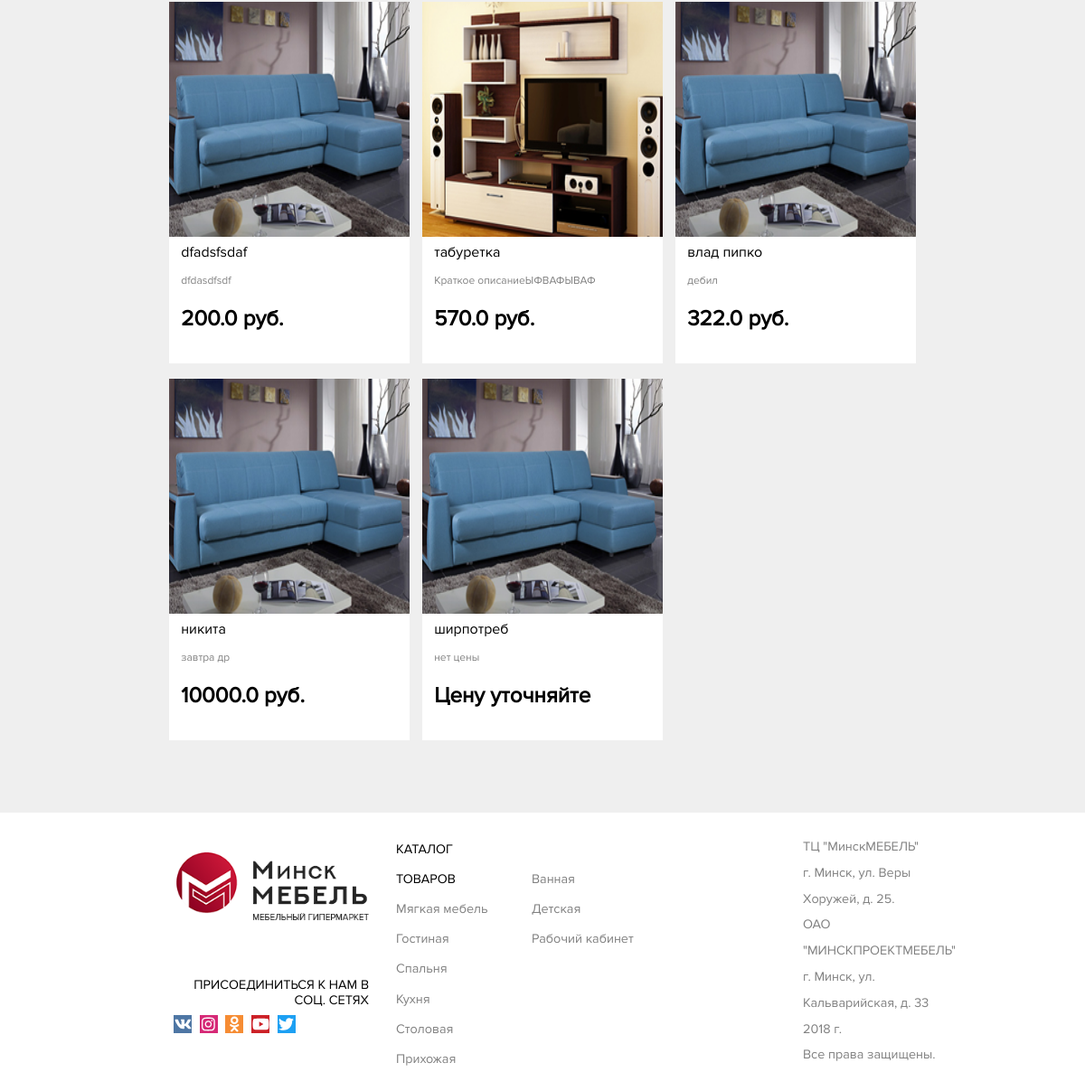
Page /shops/1/ (lower part) on the earlier database version.
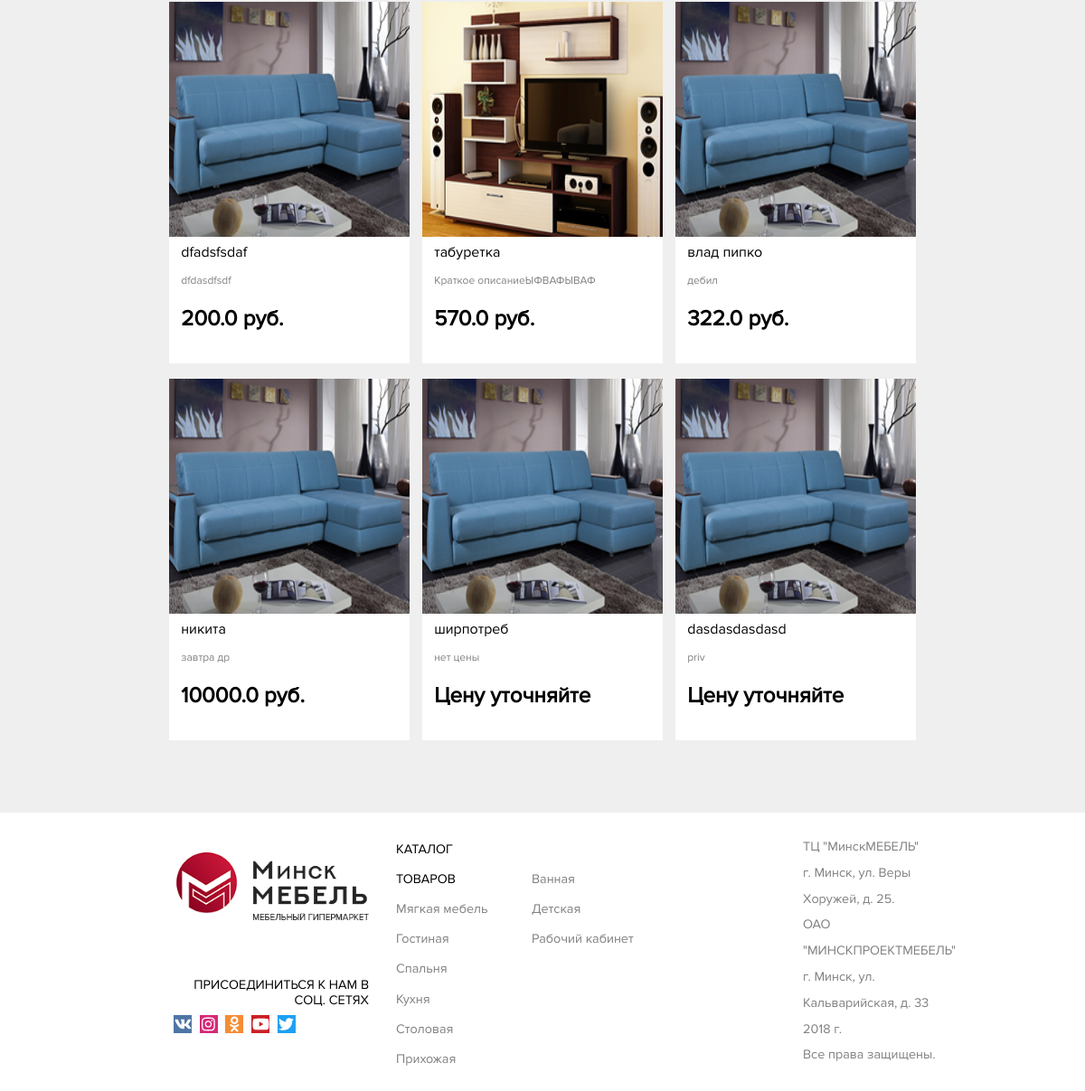
Same page on the later database version.
### catalog/models.py (models this page shows, shortened)
class ShopItem(models.Model):
    categoryTemplate = (
        ('1', 'Мягкая мебель'),
        ('2', 'Гостиная'),
        ('3', 'Спальня'),
        ('4', 'Кухня'),
        ('5', 'Столовая'),
        ('6', 'Прихожая'),
        ('7', 'Ванная'),
        ('8', 'Детская'),
        ('9', 'Рабочий кабинет'),
    )
    title = models.CharField("Название товара",max_length=40)
    subtitle = models.CharField("Краткое описание",max_length=40)
    discriotion = models.TextField("Описание товара")
    size = models.CharField("Размеры",max_length=40, default=None, blank=True)
    matherial = models.CharField("Материал",max_length=40, default=None, blank=True)
    color = models.CharField("Цвета",max_length=40, default=None, blank=True)
    qualities = models.TextField("Доп. характеристики", default=None, blank=True)
    price = models.FloatField("Цена",default=0.00)
    isdiscount = models.BooleanField("На скидке?", default=False)
    newprice = models.FloatField("Новая цена (Если товар не на скидке, пожалуйста, укажите цену, равную обычной)", default=0.00);
    seller = models.ForeignKey(shops, on_delete=models.CASCADE, verbose_name="Поставщик")
    Category = models.CharField("Категория",default='Мягкая мебель',max_length=20, choices=categoryTemplate)
    inCollection = models.ForeignKey(Collection, on_delete=models.SET_NULL, null=True, verbose_name="Коллекция", blank=True)
    image = models.ImageField("Главное фото (обязательно)",upload_to="",null=False, blank=False)
    image1 = models.ImageField("Доп. фото (Необязательно)",default=None,upload_to="",null=True, blank=True)
    image2 = models.ImageField("Доп. фото (Необязательно)",default=None,upload_to="",null=True, blank=True)
    image3 = models.ImageField("Доп. фото (Необязательно)",default=None,upload_to="",null=True, blank=True)
    image4 = models.ImageField("Доп. фото (Необязательно)",default=None,upload_to="",null=True, blank=True)
    image5 = models.ImageField("Доп. фото (Необязательно)",default=None,upload_to="",null=True, blank=True)
    image6 = models.ImageField("Доп. фото (Необязательно)",default=None,upload_to="",null=True, blank=True)
    image7 = models.ImageField("Доп. фото (Необязательно)",default=None,upload_to="",null=True, blank=True)
    image8 = models.ImageField("Доп. фото (Необязательно)",default=None,upload_to="",null=True, blank=True)

### catalog/views.py (the view)
# urls.py: re_path(r'^shops/(?P<shopid>[0-9]+)/', views.shoppage),
def shoppage(request, shopid):
    form =forms.ContactForm()
    item = models.shops.objects.get(id = shopid)
    Staff = models.ShopItem.objects.filter(seller = item)
    categories = []
    check = []
    links = []
    linktemplate = {
     'Мягкая мебель' : "softmebel",
     'Гостиная' :  "leavingroom",
     'Спальня' : "bedroom",
     'Кухня' : "kitchen",
     'Столовая' : "stolovaya",
     'Прихожая' : "inner",
     'Ванная' :"bathroom",
     'Детская' : "childroom",
     'Рабочий кабинет' :  "office",
    }
    categoryTemplate = {
        1: 'Мягкая мебель',
        2: 'Гостиная',
        3: 'Спальня',
        4: 'Кухня',
        5: 'Столовая',
        6: 'Прихожая',
        7: 'Ванная',
        8: 'Детская',
        9: 'Рабочий кабинет',
    }
    lastitem='heh'
    for item1 in Staff:
        if item1.Category not in check:
            categories.append(categoryTemplate[int(item1.Category)])
            check.append(item1.Category)
    if categories != []:
        lastitem = categories[-1]
    context = {"item" : item, "staff" : Staff, "categories" : categories, "lastitem"  : lastitem, "form" : form}
    return render(request, 'shoppage.html', context)

### catalog/templates/shoppage.html (shortened to what this page needs)
<html>
<head>
  {% load staticfiles %}
    <link rel='stylesheet prefetch' href='https://cdnjs.cloudflare.com/ajax/libs/Swiper/4.0.7/css/swiper.min.css'>
      	<link rel="stylesheet" type="text/css" href="{% static 'mainpage/css/style.css' %}">
  <link rel="stylesheet" type="text/css" href="{% static 'css/style_index.css' %}">
    <link rel="stylesheet" type="text/css" href="{% static 'style.css' %}">
    <link rel="stylesheet" type="text/css" href="{% static 'style_shoppage.css' %}">
      <link rel="stylesheet" type="text/css" href="{% static 'mainpage/css/menu.css' %}">
	<link rel="stylesheet" type="text/css" href="{% static 'mainpage/css/adaptation.css' %}">
<link rel="stylesheet" type="text/css" href="{% static 'mainpage/css/callslider.css' %}">
<link rel="stylesheet" type="text/css" href="{% static 'style_magazine.css' %}">
	<link rel="stylesheet" type="text/css" href="{% static 'mainpage/css/adaptation_shoppage.css' %}">
</head>
<body >
  <div class="shops">
    {% for objj in staff %}
    <div class="shopblock" style="width:33.33%;height:50%">
      <div class="content" style="padding-top:0%; height:100%">
        <div class="img" style="background-image: url({{objj.image.url}}); height:65%; background-size: 100% 100%"><a href="/catalog/{{objj.id}}" style="display: block; width: 100%; height: 100%"></a></div>
        <div class="name" style="height:7%"><a style="text-decoration: none; color:black;" href="/catalog/{{objj.id}}" >{{objj.title}}</a></div>
        <div class="more" style="padding-left:5%;height: 7%; font-size:1.5vh; color:#818181; padding-top:2.5%">{{objj.subtitle}}</div>
        <div class="price" style="padding-left:5%;height: 15%; font-size:3vh; color:black; padding-top:2.5%; padding-bottom:2.5%; font-weight: bold">
         {% if objj.price == 0.0 %}
         Цену уточняйте
            {% else %}
          {{objj.price}} pуб.
            {% endif %}
      </div>
      </div>
    </div>
    {% endfor %}
    <div class="shopbot"></div>
  </div>
{% block footer %}
  {% include "footer.html" %}
{% endblock %}
</body>
</html>

Differences in the rows shown:
added ShopItem: image (picture), title "dasdasdasdasd", subtitle "priv", price "Цену уточняйте"
